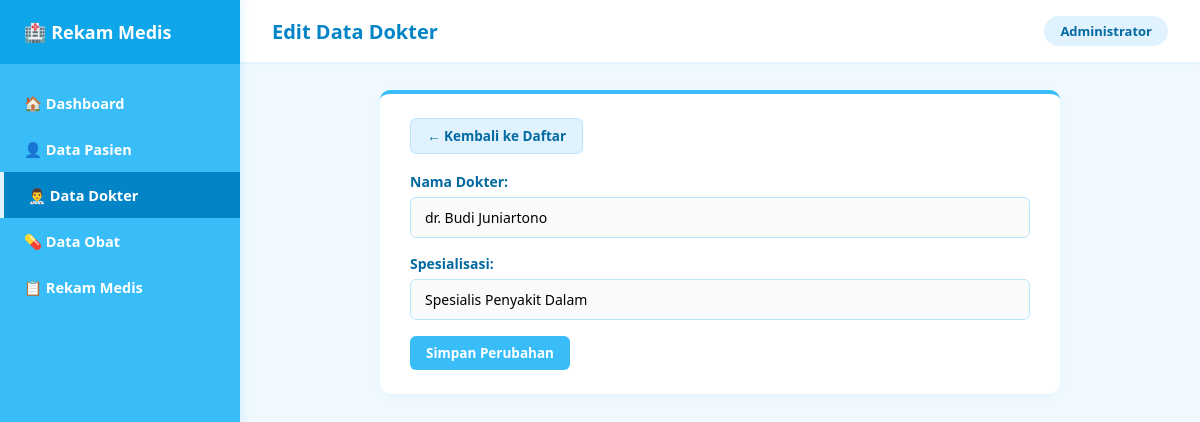
Screenshot of /dokter/edit.php?id=2 with the database file from the repository.
### tables this page shows
CREATE TABLE `dokter` (
  `id_dokter` int(11) NOT NULL,
  `nama_dokter` varchar(100) NOT NULL,
  `spesialisasi` varchar(50) NOT NULL
);

### dokter/edit.php (the view, shortened to what this page needs)
<?php
$id = (int) $_GET['id'];
$data = mysqli_fetch_assoc(mysqli_query($koneksi, "SELECT * FROM dokter WHERE id_dokter = '$id'"));
?>
<!DOCTYPE html>
<html lang="id">
<head>
    <link rel="stylesheet" href="../style.css">
</head>
<body>
    <aside class="sidebar">
        <a href="../index.php" class="sidebar-brand">🏥 Rekam Medis</a>
        <ul class="sidebar-menu">
            <li><a href="../index.php">🏠 Dashboard</a></li>
            <li><a href="../pasien/index.php">👤 Data Pasien</a></li>
            <li><a href="index.php" class="active">👨‍⚕️ Data Dokter</a></li>
            <li><a href="../obat/index.php">💊 Data Obat</a></li>
            <li><a href="../rekam_medis/index.php">📋 Rekam Medis</a></li>
        </ul>
    </aside>
    <div class="main-wrapper">
        <header class="topbar">
            <h1>Edit Data Dokter</h1>
            <span class="badge-admin">Administrator</span>
        </header>
        <main class="content">
            <div class="panel form-panel">
                <a href="index.php" class="btn btn-back">← Kembali ke Daftar</a>
                <form method="POST">
                    <div class="form-group">
                        <label>Nama Dokter:</label>
                        <input type="text" name="nama_dokter" value="<?= htmlspecialchars($data['nama_dokter']); ?>" required>
                    </div>
                    <div class="form-group">
                        <label>Spesialisasi:</label>
                        <input type="text" name="spesialisasi" value="<?= htmlspecialchars($data['spesialisasi'] ?? ''); ?>" required>
                    </div>
                    <button type="submit" name="update" class="btn btn-primary">Simpan Perubahan</button>
                </form>
            </div>
        </main>
    </div>
</body>
</html>

### style.css (style rules this page uses)
* { box-sizing: border-box; margin: 0; padding: 0; font-family: 'Segoe UI', Tahoma, Geneva, Verdana, sans-serif; }
body { background-color: #f0f9ff; color: #0f172a; display: flex; min-height: 100vh; }
.sidebar { width: 240px; background-color: #38bdf8; color: #ffffff; display: flex; flex-direction: column; position: fixed; top: 0; bottom: 0; left: 0; z-index: 100; box-shadow: 2px 0 10px rgba(56, 189, 248, 0.15); }
.sidebar-brand { padding: 20px 24px; font-size: 18px; font-weight: 700; background-color: #0ea5e9; display: flex; align-items: center; gap: 10px; color: #ffffff; text-decoration: none; border-bottom: 1px solid rgba(255, 255, 255, 0.2); }
.sidebar-menu { list-style: none; padding: 15px 0; }
.sidebar-menu li a { display: flex; align-items: center; gap: 12px; padding: 13px 24px; color: #ffffff; text-decoration: none; font-size: 14.5px; font-weight: 600; transition: all 0.2s; }
.sidebar-menu li a:hover, .sidebar-menu li a.active { background-color: #0284c7; color: #ffffff; border-left: 4px solid #e0f2fe; }
.main-wrapper { margin-left: 240px; flex: 1; display: flex; flex-direction: column; width: calc(100% - 240px); }
.topbar { background-color: #ffffff; padding: 16px 32px; display: flex; justify-content: space-between; align-items: center; box-shadow: 0 1px 4px rgba(14, 165, 233, 0.08); }
.topbar h1 { font-size: 20px; color: #0284c7; font-weight: 700; }
.badge-admin { background-color: #e0f2fe; color: #0369a1; padding: 6px 16px; border-radius: 20px; font-size: 13px; font-weight: 600; }
.content { padding: 28px 32px; }
.panel { background: #ffffff; border-radius: 10px; padding: 24px 30px; margin-bottom: 24px; box-shadow: 0 2px 8px rgba(14, 165, 233, 0.06); border-top: 4px solid #38bdf8; }
.panel:has(form), .form-panel { max-width: 680px; margin: 0 auto 24px auto; }
.btn { display: inline-block; padding: 8px 16px; border-radius: 6px; font-size: 13.5px; font-weight: 600; text-decoration: none; border: none; cursor: pointer; transition: 0.2s; }
.btn-primary { background-color: #38bdf8; color: #ffffff; }
.btn-back { background-color: #e0f2fe; color: #0369a1; margin-bottom: 18px; border: 1px solid #bae6fd; }
.form-group { margin-bottom: 16px; }
.form-group label { display: block; font-weight: 600; font-size: 14px; color: #0369a1; margin-bottom: 6px; }
.form-group input, .form-group select { width: 100%; padding: 10px 14px; border: 1px solid #bae6fd; border-radius: 6px; font-size: 14px; background-color: #f8fafc; }

### rows the page displays
dokter: nama_dokter "dr. Budi Juniartono", spesialisasi "Spesialis Penyakit Dalam"
